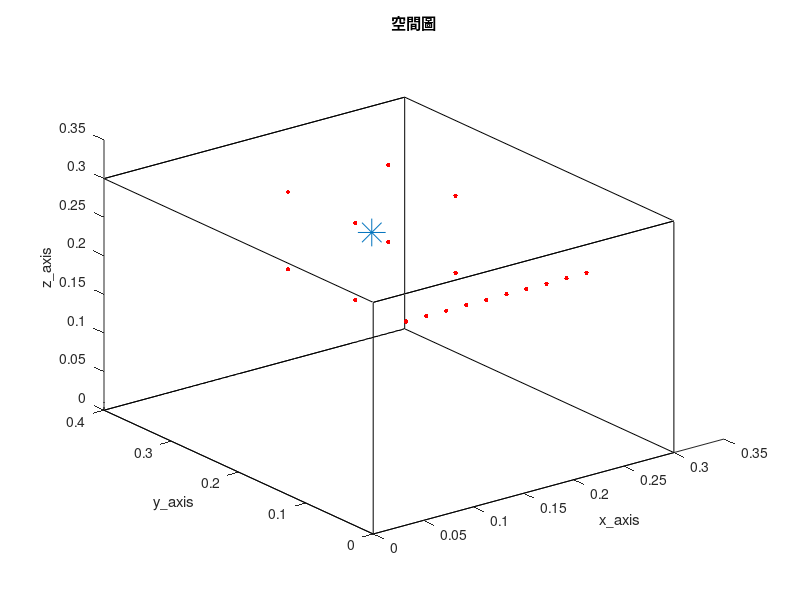

Reproduce this figure in MATLAB. (Note: this script raises an error after producing the figure.)
clc; clear;
close all;

% 加入資料夾 %
addpath('wpe_v1.33')

tic

%% RIR parameter %%
SorNum = 1;                                              % source number
MicNum_TDOA = 8;                                         % TDOA麥克風數量
MicNum = 18;                                             % number of microphone
c = 343;                                                 % Sound velocity (m/s)
fs = 16000;                                              % Sample frequency (samples/s)

% distributed 8 mic %
mic_x = [ 15 ; 25 ; 25 ; 15 ; 15 ; 25 ; 25 ; 15 ]./100;
mic_y = [ 25 ; 25 ; 35 ; 35 ; 25 ; 25 ; 35 ; 35 ]./100;
mic_z = [ 15 ; 15 ; 15 ; 15 ; 25 ; 25 ; 25 ; 25 ]./100;
MicPos = [mic_x, mic_y, mic_z,];

% ULA 30 mics %
MicStart = [10, 10, 20]/100;
spacing = 0.02;
for i = MicNum_TDOA+1:MicNum
    MicPos(i, :) = [MicStart(1, 1)+(i-(MicNum_TDOA+1))*spacing, MicStart(1, 2), MicStart(1, 3)];
end

SorPos = [20, 30, 20]/100;                            % source position (m)
room_dim = [ 30, 40, 30]/100;                          % Room dimensions [x y z] (m)
%%%%%%%%%%%%%%%%%%%%%%%%%%%%%%%%%%%%%%%%%%%%%%%%%%%%%%%%%%%%%%%%%%%%%%%%%%%%%%%%%%%%%%%%%%%%%%%%%%%%%%%%%%%%%%%%%%%
reverberation_time = 0.01;                                % Reverberation time (s)
points_rir = 256;                                       % Number of rir points (需比 reverberation time 還長)
look_mic = 9;
%%%%%%%%%%%%%%%%%%%%%%%%%%%%%%%%%%%%%%%%%%%%%%%%%%%%%%%%%%%%%%%%%%%%%%%%%%%%%%%%%%%%%%%%%%%%%%%%%%%%%%%%%%%%%%%%%%%
mtype = 'omnidirectional';                               % Type of microphone
order = -1;                                              % -1 equals maximum reflection order!
dim = 3;                                                 % Room dimension
orientation = 0;                                         % Microphone orientation (rad)
hp_filter = 1;                                           % Disable high-pass filter

referencce_point = MicPos(1, :);
sorpos_groundtruth = SorPos - referencce_point;

% 畫空間圖 %
figure(1);
plot3( [0 room_dim(1, 1) room_dim(1, 1) 0 0 0 room_dim(1, 1) room_dim(1, 1) 0 0 room_dim(1, 1) room_dim(1, 1) 0 0 room_dim(1, 1) room_dim(1, 1)], ...
       [0 0 room_dim(1, 2) room_dim(1, 2) 0 0 0 room_dim(1, 2) room_dim(1, 2) room_dim(1, 2) room_dim(1, 2) room_dim(1, 2) room_dim(1, 2) 0 0 0], ...
       [0 0 0 0 0 room_dim(1, 3) room_dim(1, 3) room_dim(1, 3) room_dim(1, 3) 0 0 room_dim(1, 3) room_dim(1, 3) room_dim(1, 3) room_dim(1, 3) 0] , 'k')
hold on
plot3(MicPos(:, 1), MicPos(:, 2), MicPos(:, 3), 'r.', 'MarkerSize', 10)
hold on
plot3(SorPos(:, 1), SorPos(:, 2), SorPos(:, 3), '*', 'MarkerSize', 20)
hold off
xlabel('x\_axis')
ylabel('y\_axis')
zlabel('z\_axis')
title('空間圖')
shg

%% load ground-truth RIR (h) %%
% 產生 RIR 和存.mat 檔 %
h = rir_generator(c, fs, MicPos, SorPos, room_dim, reverberation_time, points_rir, mtype, order, dim, orientation, hp_filter);
rir_filename_str = ['h\h_', string(reverberation_time), 'x', string(MicNum), 'x', string(points_rir), '.mat'];
rir_filemane = join(rir_filename_str, '');
save(rir_filemane, 'h')

rir_filename_str = ['h\h_', string(reverberation_time), 'x', string(MicNum), 'x', string(points_rir), '.mat'];
rir_filemane = join(rir_filename_str, '');
load(rir_filemane)

%% window parameter %%
NFFT = 1024;
hopsize = 256;

win = hamming(NFFT);
osfac = round(NFFT/hopsize);

frequency = NFFT/2 + 1;
L = length(hopsize:hopsize:points_rir+2*NFFT-2);    % (len(win) + len(win) - 1) + points_rir - 1
freqs_vector = linspace(0, fs/2, frequency);

%% 讀音檔 (source) %%
Second = 23;
SorLen =  Second*fs;

% load speech source %
[source_transpose, fs] = audioread('245.wav', [1, SorLen]);
source = source_transpose.';

%% 產生麥克風訊號，先在時域上 convolution 再做 stft (y_nodelay y_delay Y_delay ) %%
% convolution source and RIR %
as = zeros(MicNum, points_rir+SorLen-1);
for i = 1 : MicNum
    as(i, :) = conv(h(i, :), source);
end

extra_delay_y = (ceil(NFFT/hopsize) - 1)*hopsize;    % put delay for equilization between time convolution and CTF 
y_delay = zeros(MicNum, SorLen);
y_delay(:, extra_delay_y+1:end) = as(:, 1:SorLen-extra_delay_y);
y_nodelay = as(:, 1:SorLen);

% y_delay 轉頻域 %
y_delay_transpose = y_delay.';
[Y_delay, ~, ~] = stft(y_delay_transpose, fs, Window=win, OverlapLength=NFFT-hopsize, FFTLength=NFFT, FrequencyRange='onesided');
NumOfFrame = size(Y_delay, 2);

%% TDOA localization %%
% GCC-PHAT for delay estimation %
delay = zeros(MicNum_TDOA-1, 1);
difference = zeros(MicNum_TDOA-1, 1);
for i = 1:MicNum_TDOA-1
    delay(i, :) = gccphat(y_nodelay(i+1,:).', y_nodelay(1,:).', fs);
    difference(i, :) = delay(i, :)*c;
end

% mics position with repect to reference point %
micpos = [mic_x, mic_y, mic_z,] - referencce_point;

% generate parameters matrix %
A = 2*[micpos(2:end, :), difference];
b = micpos(2:end, 1).^2 + micpos(2:end, 2).^2 + micpos(2:end, 3).^2 - difference.^2;
%%%%%%%%%%%%%%%%%%%%%%%%%%%%%%%%%%%%%%%%%%%%%%%%%%%%%%%%%%%%%%%%%%%%%%%%%%%%%%%%%%%%%%%%%%%%%%%%%%%%%%%%%%%%%%%%%%%
sigma = 0.01;
%%%%%%%%%%%%%%%%%%%%%%%%%%%%%%%%%%%%%%%%%%%%%%%%%%%%%%%%%%%%%%%%%%%%%%%%%%%%%%%%%%%%%%%%%%%%%%%%%%%%%%%%%%%%%%%%%%%
psi = 4*sigma^2*(ones(MicNum_TDOA-1, 1)*ones(MicNum_TDOA-1, 1).' + eye(MicNum_TDOA-1))*difference*difference.';
dia_load_psi = 1;
invpsi = inv(psi+dia_load_psi*eye(MicNum_TDOA-1)); 
P = [1 0 0 0;0 1 0 0;0 0 1 0;0 0 0 -1];

% find possible root %
syms Z
theta = pinv(A.'*invpsi*A+Z*P )*(A.'*invpsi*b);
I = theta.'*P*theta;
[num, den] = numden(I);
poly = sym2poly(num);
roots = roots(poly);
roots_real = roots(imag(roots)==0, :);    % 取只有實數的根
if isempty(roots_real)
    roots_real = [roots_real; 0];
end

% find actual root from posible root %
if size(roots_real, 1) > 1
    theta = zeros(4, size(roots_real, 1));
    costfun = zeros(size(roots_real, 1), 1);
    for i = 1:size(roots_real, 1)
        theta(:, i) = pinv(A.'*invpsi*A+roots_real(i, :)*P )*(A.'*invpsi*b);
        costfun(i, :) = (A*theta(:, i)-b).'*invpsi*(A*theta(:, i)-b);
    end

    [~, min_index] = min(costfun);
    sorpos_estimation = theta(1:3, min_index).';
else
    theta = pinv(A.'*invpsi*A+roots_real*P )*(A.'*invpsi*b);
    sorpos_estimation = theta(1:3, :).';
end

%% load y_wpe (y_wpe) %%
% do wpe %
y_wpe = wpe(y_nodelay.', 'wpe_parameter.m');
y_wpe = y_wpe.';

% 存 wpe mat %
y_wpe_filename_str = ['y\y_wpe_', string(reverberation_time), '.mat'];
y_wpe_filename = join(y_wpe_filename_str, '');
save(y_wpe_filename, 'y_wpe')

% load y_wpe %
y_wpe_filename_str = ['y\y_wpe_', string(reverberation_time), '.mat'];
y_wpe_filename = join(y_wpe_filename_str, '');
load(y_wpe_filename);


%% DAS beamformer (Y_DAS) %%
% 算 mic 與 source 之距離 %
distance = zeros(MicNum, SorNum);
for i = 1 : MicNum
    distance(i, :) =  sqrt(sum((SorPos - MicPos(i, :)).^2));    % 其實應該用sorpos_estimation+referencce_point 不過差不到一公分
end

% 算 a %
a = zeros(MicNum, SorNum, frequency);
for n = 1:frequency
    omega = 2*pi*freqs_vector(n);
    a(:, :, n) = exp(-1j*omega/c*distance)./distance;
end

% 算 DAS weight %
w = a/MicNum;

% 算 Y_DAS %
y_wpe_transpose = y_wpe.';
[Y_wpe, ~, ~] = stft(y_wpe_transpose, fs, Window=win, OverlapLength=NFFT-hopsize, FFTLength=NFFT, FrequencyRange='onesided');

Y_DAS = zeros(frequency, NumOfFrame);
for FrameNo= 1:NumOfFrame
    for n = 1: frequency
         Y_DAS(n, FrameNo) = w(:, :, n)'*squeeze(Y_wpe(n, FrameNo, :));
    end  

end

%%  Wiener filter %%
start_ini_frame = L;
ini_frame = NumOfFrame;

% compute Rss %
forfac_ini_Rss = 0.999;
Rss = zeros(L, L, frequency);
for FrameNo= start_ini_frame:ini_frame
    S_choose = Y_DAS(:, FrameNo+1-L:FrameNo).';
    for n = 1: frequency
         Rss(:,:,n) = forfac_ini_Rss*Rss(:,:,n) + (1-forfac_ini_Rss)*flip(S_choose(:,n)) * flip(S_choose(:,n))';
    end  

end

% compute Rsy %
forfac_ini_Rsy = 0.999;
Rsy = zeros(L, MicNum, frequency);
for FrameNo= start_ini_frame:ini_frame
    S_choose = Y_DAS(:, FrameNo+1-L:FrameNo).';
    Y_choose = squeeze(Y_delay(:, FrameNo, :)).';
    for n = 1: frequency
         Rsy(:,:,n) = forfac_ini_Rsy*Rsy(:,:,n) + (1-forfac_ini_Rsy)*flip(S_choose(:,n)) * Y_choose(:,n)';
    end 

end

% Wiener solution %
A = zeros(MicNum, L, frequency);
dia_load_ini = 10^(-7);
for n = 1:frequency
    A(:,:,n) = Rsy(:,:,n)'/(Rss(:,:,n) + dia_load_ini.*eye(L));
end

% A 轉回時域 %
A_forplot = zeros(frequency, L, MicNum);
for i = 1 : MicNum
    A_forplot(:, :, i) = squeeze(A(i, :, :)).';
end

A_tdomain = reconstruct_RIR_normalwindow(points_rir, NFFT, hopsize, L, win, fs, frequency, MicNum, A_forplot);    % dimension = MicNum x (points_rir+(osfac-1)*hopsize)
A_tdomain = A_tdomain(:, hopsize*(osfac-1)+1:end);
ratio_A_tdomain = zeros(MicNum, 1);
for i = 1:MicNum
    ratio_A_tdomain(i, :) = max(abs(h(i, :)))/max(abs(A_tdomain(i, :)));
end

A_tdomain = A_tdomain.*ratio_A_tdomain;

%  算 NRMSPM %
h_NRMSPM = reshape(h.', [MicNum*points_rir 1]);
aa_NRMSPM = reshape(A_tdomain.', [MicNum*points_rir 1]);
NRMSPM_Wiener = 20*log10(norm(h_NRMSPM-h_NRMSPM.'*aa_NRMSPM/(aa_NRMSPM.'*aa_NRMSPM)*aa_NRMSPM)/norm(h_NRMSPM));

% plot and save estimated RIR and ATF fig %
algorithm = 'Wiener';
h_yaxis_upperlimit = max(h(look_mic, :)) + 0.01;
h_yaxis_underlimit = min(h(look_mic, :)) - 0.01;
ATF = fft(h, points_rir, 2);
ATF_estimated = fft(A_tdomain, points_rir, 2);

figure(1)
plot(h(look_mic, :), 'r');
hold on
plot(A_tdomain(look_mic, :), 'b');
hold off
ylim([h_yaxis_underlimit h_yaxis_upperlimit])
xlim([1 points_rir])
legend('ground-truth RIR', 'estimated RIR')
xlabel('time samples')
ylabel('RIR')

fig_filename_str = ['fig\CTF_combined_', string(reverberation_time), 'x', algorithm, '_RIR.fig'];
fig_filename = join(fig_filename_str, '');
savefig(fig_filename)

figure(2)
subplot(2, 1, 1);
semilogx(linspace(0, fs/2, points_rir/2+1), 20*log10(abs(ATF(look_mic, 1:points_rir/2+1))), 'r');
hold on
semilogx(linspace(0, fs/2, points_rir/2+1), 20*log10(abs(ATF_estimated(look_mic, 1:points_rir/2+1))), 'b');
hold off
xlim([200 8000])
legend('ground-truth ATF', 'estimated ATF')
xlabel('frequency (Hz)')
ylabel('dB')

subplot(2, 1, 2);
semilogx(linspace(0, fs/2, points_rir/2+1), unwrap(angle(ATF(look_mic, 1:points_rir/2+1))), 'r');
hold on
semilogx(linspace(0, fs/2, points_rir/2+1), unwrap(angle(ATF_estimated(look_mic, 1:points_rir/2+1))), 'b');
hold off
xlim([200 8000])
legend('ground-truth ATF', 'estimated ATF')
xlabel('frequency (Hz)')
ylabel('phase (radius)')

fig_filename_str = ['fig\CTF_combined_', string(reverberation_time), 'x', algorithm, '_ATF.fig'];
fig_filename = join(fig_filename_str, '');
savefig(fig_filename)

% save A_tdomain %
A_filename_str = ['A_tdomain\CTF_combined_', string(reverberation_time), 'x', algorithm, '_A_tdomain.mat'];
A_filename = join(A_filename_str, '');
save(A_filename, 'A_tdomain')

%% RLS %%
start_ini_frame = L;
ini_frame = NumOfFrame;

% vector error RLS %
A = zeros(MicNum, L, frequency);
error = zeros(MicNum, (ini_frame-start_ini_frame+1), frequency);
lambda = 0.99;
for n = 1: frequency
    weight = zeros(L, MicNum);
    P = (1e-2)^-1*eye(L);
    for FrameNo = start_ini_frame:ini_frame
        Y_DAS_choose = flip(Y_DAS(n, FrameNo-L+1:FrameNo).');
        Y_delay_choose = squeeze(Y_delay(n, FrameNo, :));
        error(:, FrameNo-start_ini_frame+1, n) = Y_delay_choose' - Y_DAS_choose'*weight;
        k_RLS = lambda^-1*P*Y_DAS_choose/(1 + lambda^-1*Y_DAS_choose'*P*Y_DAS_choose);
        weight = weight + k_RLS*error(:, FrameNo-start_ini_frame+1, n).';
        P = lambda^-1*P - lambda^-1*k_RLS*Y_DAS_choose'*P;
    end

    A(:, :, n) = weight';
end

% A 轉回時域 %
A_forplot = zeros(frequency, L, MicNum);
for i = 1 : MicNum
    A_forplot(:, :, i) = squeeze(A(i, :, :)).';
end

A_tdomain = reconstruct_RIR_normalwindow(points_rir, NFFT, hopsize, L, win, fs, frequency, MicNum, A_forplot);    % dimension = MicNum x (points_rir+(osfac-1)*hopsize)
A_tdomain = A_tdomain(:, hopsize*(osfac-1)+1:end);
ratio_A_tdomain = zeros(MicNum, 1);
for i = 1:MicNum
    ratio_A_tdomain(i, :) = max(abs(h(i, :)))/max(abs(A_tdomain(i, :)));
end

A_tdomain = A_tdomain.*ratio_A_tdomain;

%  算 NRMSPM %
h_NRMSPM = reshape(h.', [MicNum*points_rir 1]);
aa_NRMSPM = reshape(A_tdomain.', [MicNum*points_rir 1]);
NRMSPM_RLS = 20*log10(norm(h_NRMSPM-h_NRMSPM.'*aa_NRMSPM/(aa_NRMSPM.'*aa_NRMSPM)*aa_NRMSPM)/norm(h_NRMSPM));

% plot and save estimated RIR and ATF fig %
algorithm = 'RLS';
h_yaxis_upperlimit = max(h(look_mic, :)) + 0.01;
h_yaxis_underlimit = min(h(look_mic, :)) - 0.01;
ATF = fft(h, points_rir, 2);
ATF_estimated = fft(A_tdomain, points_rir, 2);

figure(3)
plot(h(look_mic, :), 'r');
hold on
plot(A_tdomain(look_mic, :), 'b');
hold off
ylim([h_yaxis_underlimit h_yaxis_upperlimit])
xlim([1 points_rir])
legend('ground-truth RIR', 'estimated RIR')
xlabel('time samples')
ylabel('RIR')

fig_filename_str = ['fig\CTF_combined_', string(reverberation_time), 'x', algorithm, '_RIR.fig'];
fig_filename = join(fig_filename_str, '');
savefig(fig_filename)

figure(4)
subplot(2, 1, 1);
semilogx(linspace(0, fs/2, points_rir/2+1), 20*log10(abs(ATF(look_mic, 1:points_rir/2+1))), 'r');
hold on
semilogx(linspace(0, fs/2, points_rir/2+1), 20*log10(abs(ATF_estimated(look_mic, 1:points_rir/2+1))), 'b');
hold off
xlim([200 8000])
legend('ground-truth ATF', 'estimated ATF')
xlabel('frequency (Hz)')
ylabel('dB')

subplot(2, 1, 2);
semilogx(linspace(0, fs/2, points_rir/2+1), unwrap(angle(ATF(look_mic, 1:points_rir/2+1))), 'r');
hold on
semilogx(linspace(0, fs/2, points_rir/2+1), unwrap(angle(ATF_estimated(look_mic, 1:points_rir/2+1))), 'b');
hold off
xlim([200 8000])
legend('ground-truth ATF', 'estimated ATF')
xlabel('frequency (Hz)')
ylabel('phase (radius)')

fig_filename_str = ['fig\CTF_combined_', string(reverberation_time), 'x', algorithm, '_ATF.fig'];
fig_filename = join(fig_filename_str, '');
savefig(fig_filename)

% save A_tdomain %
A_filename_str = ['A_tdomain\CTF_combined_', string(reverberation_time), 'x', algorithm, '_A_tdomain.mat'];
A_filename = join(A_filename_str, '');
save(A_filename, 'A_tdomain')

%% Kalman filter %%
start_ini_frame = L;
ini_frame = NumOfFrame;

% Kalman filter %
A = zeros(MicNum, L, frequency);
parfor i = 1:MicNum
    for n =1:frequency
        weight = zeros(L, 1);
        P = 0.5*eye(L);    % error covariance matrix %
        K = zeros(L, 1);    % Kalman gain %
        R = 10^(-3);    % measurement noise covariance matrix %
        for FrameNo = start_ini_frame:ini_frame
            % no time update only have measurement update %
            K = P*flip(Y_DAS(n, FrameNo-L+1:FrameNo).')*inv(conj(flip(Y_DAS(n, FrameNo-L+1:FrameNo)))*P*flip(Y_DAS(n, FrameNo-L+1:FrameNo).') + R);
            weight = weight + K*(conj(Y_delay(n, FrameNo, i)) - conj(flip(Y_DAS(n, FrameNo-L+1:FrameNo)))*weight);
            P = P - K*conj(flip(Y_DAS(n, FrameNo-L+1:FrameNo)))*P;
        end
    
        A(i, :, n) = weight';
    end

end

% A 轉回時域 %
A_forplot = zeros(frequency, L, MicNum);
for i = 1 : MicNum
    A_forplot(:, :, i) = squeeze(A(i, :, :)).';
end

A_tdomain = reconstruct_RIR_normalwindow(points_rir, NFFT, hopsize, L, win, fs, frequency, MicNum, A_forplot);    % dimension = MicNum x (points_rir+(osfac-1)*hopsize)
A_tdomain = A_tdomain(:, hopsize*(osfac-1)+1:end);
ratio_A_tdomain = zeros(MicNum, 1);
for i = 1:MicNum
    ratio_A_tdomain(i, :) = max(abs(h(i, :)))/max(abs(A_tdomain(i, :)));
end

A_tdomain = A_tdomain.*ratio_A_tdomain;

%  算 NRMSPM %
h_NRMSPM = reshape(h.', [MicNum*points_rir 1]);
aa_NRMSPM = reshape(A_tdomain.', [MicNum*points_rir 1]);
NRMSPM_Kalman = 20*log10(norm(h_NRMSPM-h_NRMSPM.'*aa_NRMSPM/(aa_NRMSPM.'*aa_NRMSPM)*aa_NRMSPM)/norm(h_NRMSPM));

% plot and save estimated RIR and ATF fig %
algorithm = 'Kalman';
h_yaxis_upperlimit = max(h(look_mic, :)) + 0.01;
h_yaxis_underlimit = min(h(look_mic, :)) - 0.01;
ATF = fft(h, points_rir, 2);
ATF_estimated = fft(A_tdomain, points_rir, 2);

figure(5)
plot(h(look_mic, :), 'r');
hold on
plot(A_tdomain(look_mic, :), 'b');
hold off
ylim([h_yaxis_underlimit h_yaxis_upperlimit])
xlim([1 points_rir])
legend('ground-truth RIR', 'estimated RIR')
xlabel('time samples')
ylabel('RIR')

fig_filename_str = ['fig\CTF_combined_', string(reverberation_time), 'x', algorithm, '_RIR.fig'];
fig_filename = join(fig_filename_str, '');
savefig(fig_filename)

figure(6)
subplot(2, 1, 1);
semilogx(linspace(0, fs/2, points_rir/2+1), 20*log10(abs(ATF(look_mic, 1:points_rir/2+1))), 'r');
hold on
semilogx(linspace(0, fs/2, points_rir/2+1), 20*log10(abs(ATF_estimated(look_mic, 1:points_rir/2+1))), 'b');
hold off
xlim([200 8000])
legend('ground-truth ATF', 'estimated ATF')
xlabel('frequency (Hz)')
ylabel('dB')

subplot(2, 1, 2);
semilogx(linspace(0, fs/2, points_rir/2+1), unwrap(angle(ATF(look_mic, 1:points_rir/2+1))), 'r');
hold on
semilogx(linspace(0, fs/2, points_rir/2+1), unwrap(angle(ATF_estimated(look_mic, 1:points_rir/2+1))), 'b');
hold off
xlim([200 8000])
legend('ground-truth ATF', 'estimated ATF')
xlabel('frequency (Hz)')
ylabel('phase (radius)')

fig_filename_str = ['fig\CTF_combined_', string(reverberation_time), 'x', algorithm, '_ATF.fig'];
fig_filename = join(fig_filename_str, '');
savefig(fig_filename)

% save A_tdomain %
A_filename_str = ['A_tdomain\CTF_combined_', string(reverberation_time), 'x', algorithm, '_A_tdomain.mat'];
A_filename = join(A_filename_str, '');
save(A_filename, 'A_tdomain')

fprintf('done\n')

toc
